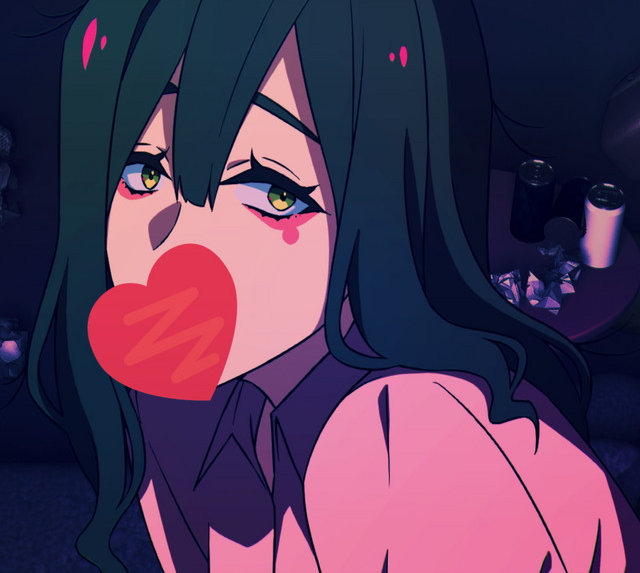
#> input picture justdisappear.png, 640 x 573 px, found by its file name
$ python contours_20250524181016.py
#> lines starting #> are read from the running program, lines starting #| are printed output that depends on the picture; after the words box and inside, x2 and y2 are one past the last pixel; in counts of white or black regions, pixels touching at a corner belong together
import matplotlib.pyplot as plt
from matplotlib.colors import hsv_to_rgb
import numpy as np
import time
from scipy.signal import fftconvolve, convolve2d
import pywt
import pywt.data


image = plt.imread("justdisappear.png").astype(np.float32)  # taille (573, 640, 3)
#> image is the input picture: shape (573, 640, 3) float32; mean R, G, B 0.319, 0.221, 0.341
# image = plt.imread("shinsei.png").astype(np.float32)
# image = plt.imread("upiko.png").astype(np.float32)
# image = plt.imread("black_and_white.png").astype(np.float32)


image = image[::1, ::1, :]  # 5:taille (115, 128, 3), 4:taille (144, 160, 3)
image[:,:]/255


class Filter:
    def __init__(self, center: np.ndarray, array: np.ndarray):
        self.center = center    # np.array([i,j])
        self.array = array
        self.shape = np.array((len(array), len(array[0])))

        # print("shape ",self.shape)

        self.right_range = self.shape - self.center

        self.left_range = self.shape - self.right_range
        # [16 lines of commented-out code are left out]

def black_and_white(img_):
    # Convert to grayscale using luminance formula (better than simple mean)
    grayscale = np.dot(img_[..., :3], [0.2989, 0.5870, 0.1140])
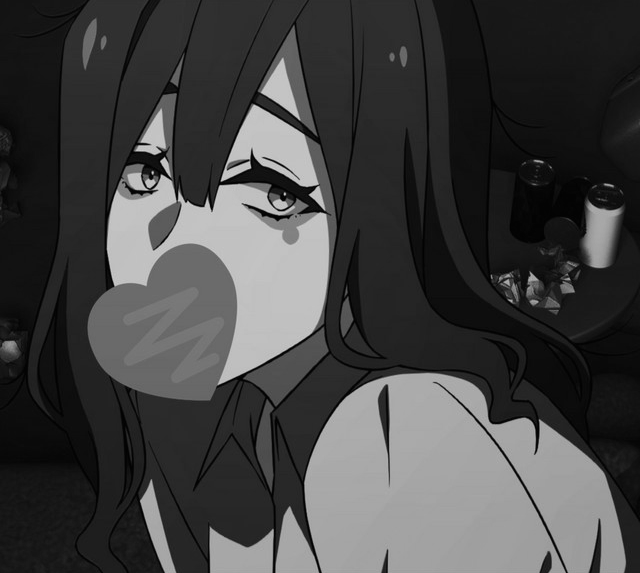
#> grayscale: shape (573, 640) float64; min 0.00441, max 0.832, mean 0.264

    # Stack the grayscale values into 3 channels
    return np.stack((grayscale,)*3, axis=-1).astype(img_.dtype).astype(np.float32)


# [80 lines left out: functions convolution, convolution, get_magnitude, not called in this run]

def threshold(img, threshold):
    binary = np.where(img[:,:,0] > threshold, 1, 0)
    return np.stack((binary,)*3, axis=-1).astype(np.float32)

def zero_threshold(img, threshold):
    binary = np.where(np.abs(img[:,:,0]) < threshold, 1, 0)
    return np.stack((binary,)*3, axis=-1).astype(np.float32)

def combine_threshold(img1, img2):
    binary = np.where((img1[:,:,0] == img2[:,:,0]) & (img1[:,:,0] == 1), 1, 0)
    return np.stack((binary,)*3, axis=-1).astype(np.float32)

def extrem_threshold(img, threshold):
    return np.where(img > threshold, [1,1,1], np.where(img < -threshold, [-1,-1,-1], 0)).astype(np.float32)


# [25 lines left out: functions edge_detection_1, edge_detection_2, not called in this run]


def get_sign_color(img_):
    # (h, w, 3)
    mask = img_[:,:,:] >= 0

    img = np.where(
    mask[:,:,:],
        [0, 1, 0],
        [1, 0, 0]
    ) * np.abs(img_[:,:,0, np.newaxis])
    return img

# [16 lines left out: functions get_difference, det_hess, not called in this run]

def ease_in_out(x, alpha):
    xalpha = x ** alpha
    return xalpha / (xalpha + (1 - x) ** alpha)

# [50 lines left out: functions transformee_fourier, transformee_fourier, plot, do_operation, not called in this run]

def plot_wt(img, level = 1):
    # columns = 2
    # rows = 2
    # fig = plt.figure(figsize=(rows, columns))

#> called with level = 5
    coefs = pywt.wavedec2(img[:,:,0], 'db3', mode='periodization', level=level)
#> coefs = 6 items

    # coefs = pywt.dwt2(img[:,:,0], 'db3', mode='periodization')
    # cA, (cH, cV, cD) = coefs

    arr, coef_slices = pywt.coeffs_to_array(coefs, axes=(-2,-1))
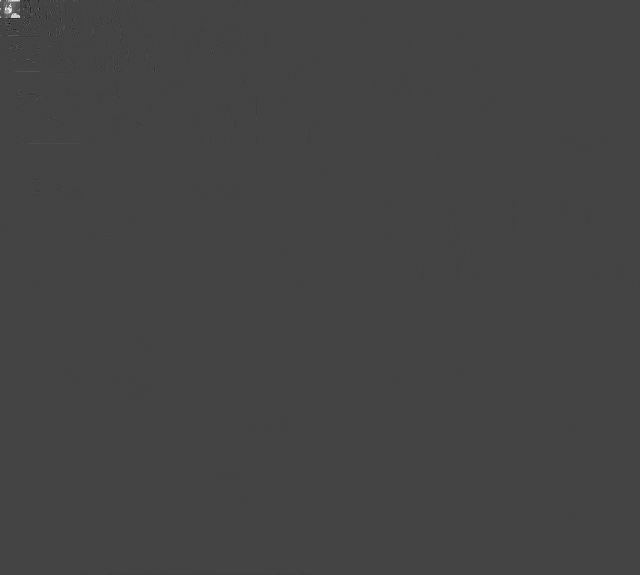
#> arr: shape (575, 640) float32; min -10.03, max 27.53, mean 0; drawn with min black and max white
#> coef_slices = 6 items
    # arr = np.abs(arr)
    max = np.max([np.max(arr[arr.shape[0]//2:,:]), np.max(arr[:,arr.shape[1]//2:])])
#> max = 0.464
    arr[arr.shape[0]//2:,:arr.shape[1]//2] /= max
    arr[:arr.shape[0]//2,arr.shape[1]//2:] /= max
    arr[arr.shape[0]//2:,arr.shape[1]//2:] /= max
    # arr[arr.shape[0]//2:, arr.shape[1]//2:] *= max
    arr = np.stack((arr,)*3, axis=-1).astype(np.float32)
#> arr: shape (575, 640, 3) float32
    arr_color = get_sign_color(arr)
#> in get_sign_color, `mask = img_[:,:,:] >= 0`:
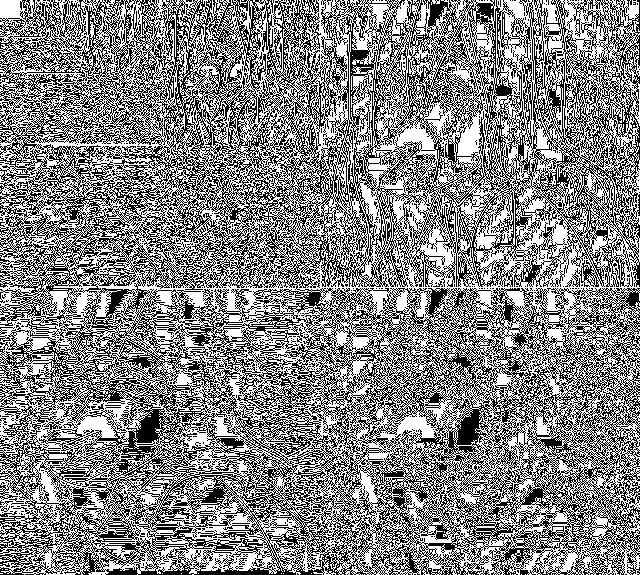
#> mask: shape (575, 640, 3) bool; 52.7% white; black in thin lines or dots
#> in get_sign_color, `img = np.where( mask[:,:,:], [0, 1, 0], [1, 0, 0] ) * np.abs(img_[:,:,..`:
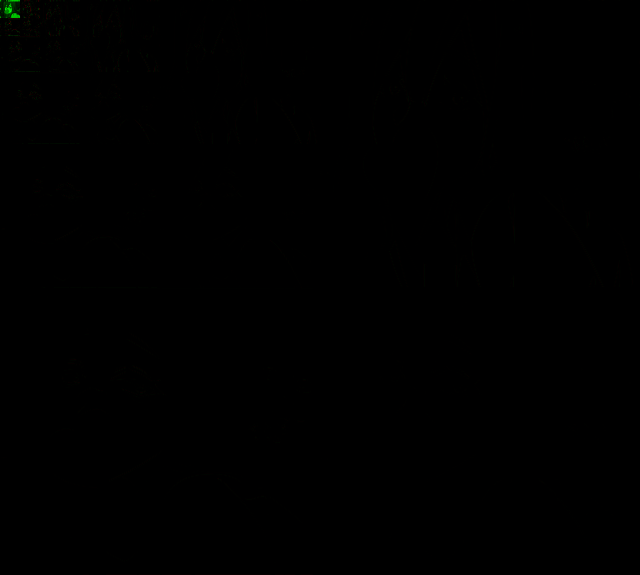
#> img: shape (575, 640, 3) float64; mean of channels 0, 1, 2 0, 0, 0; drawn with min black and max white
    plt.imshow(arr_color)
    # [10 lines of commented-out code are left out]
filterx = Filter(
    np.array([0,1]),
    np.array([
        [1,-1]
        ])
)

## df/dy
filtery = Filter(
    np.array([1,0]),
    np.array([
        [1],
        [-1]
        ])
)

## d2fdxdy
filterxy = Filter(
    np.array([1,1]),
    np.array([
        [1,-1],
        [-1,1]
        ])
)

## d2fdxdy
filterxx = Filter(
    np.array([0,1]),
    np.array([
        [1,-2,1]
        ])
)

## d2fdxdy
filteryy = Filter(
    np.array([1,0]),
    np.array([
        [1],
        [-2],
        [1]
        ])
)

laplacian_filter = Filter(
    np.array([1,1]),
    np.array([
        [1,1,1],
        [1,-8,1],
        [1,1,1]
        ])
)


filtermean = Filter(
    np.array([1,1]),
    (1/9)*np.array([
        [1,1,1],
        [1,1,1],
        [1,1,1]
        ])
)

gaussian_filter_3x3 = Filter(
    np.array([1,1]),
    (1/16)*np.array([
        [1,2,1],
        [2,4,2],
        [1,2,1]
        ])
)


custom_filter1 = Filter(
    np.array([1,1]),
    np.array([
        [1,0,0],
        [1,0,-3],
        [1,0,0]
        ])
)


custom_filter2 = Filter(
    np.array([1,1]),
    np.array([
        [1,0,0],
        [1,-3,0],
        [1,0,0]
        ])
)


plot_count = 1
multiplot = True
# multiplot = False

if multiplot:
    columns = 2
    rows = 2
    fig = plt.figure(figsize=(rows, columns))


## black and white image
# start_time = time.time()
image = black_and_white(image)
# [152 lines of commented-out code are left out]
plot_wt(image,5)


if multiplot:
    plt.subplots_adjust(
        left=0, right=1, bottom=0, top=1,
        wspace=0, hspace=0
    )


# [21 lines of commented-out code are left out]
plt.show()
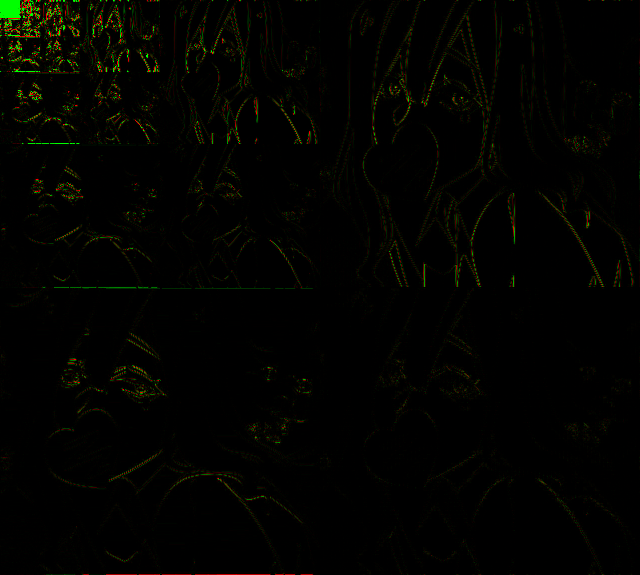
#> shown: shape (575, 640, 3) float64; mean R, G, B 0.0109, 0.0121, 0

$ run again, with upiko.png copied over justdisappear.png
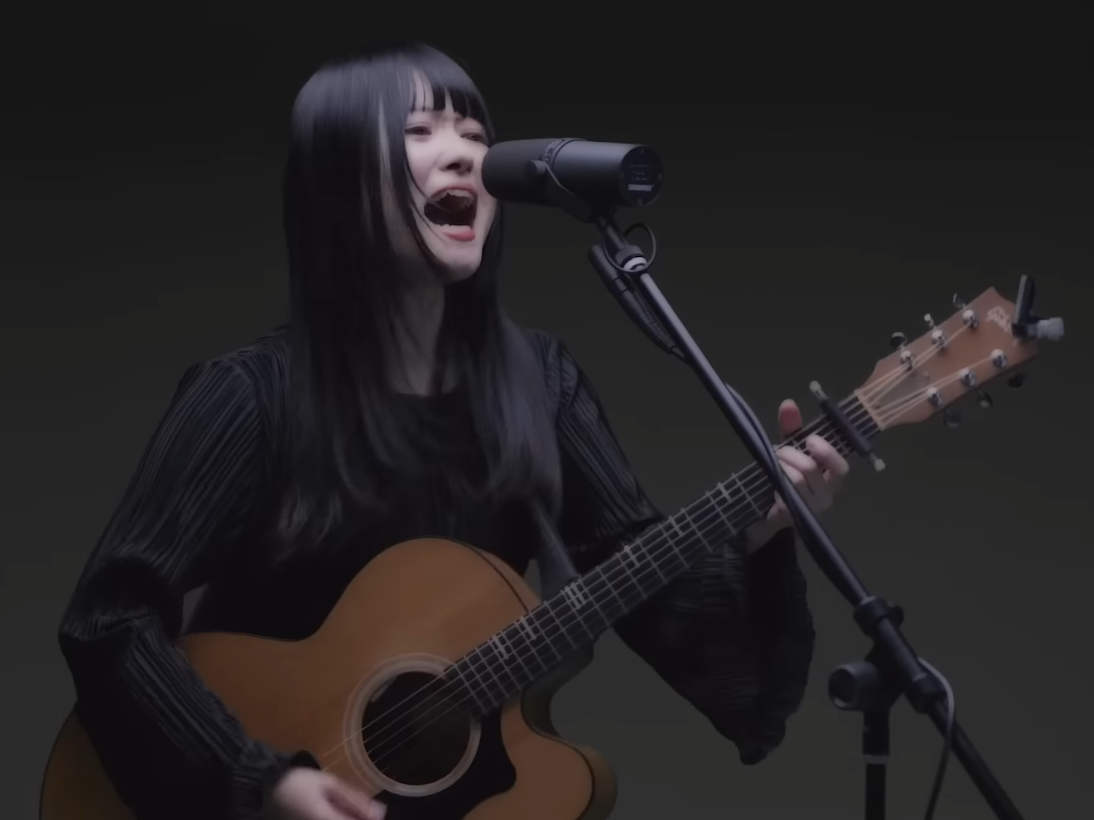
#> input picture upiko.png, 1094 x 820 px, found by its file name
#> image is the input picture: shape (820, 1094, 3) float32; mean R, G, B 0.144, 0.133, 0.138
#> coefs = 6 items
#> max = 0.202
#> in get_sign_color, `mask = img_[:,:,:] >= 0`:
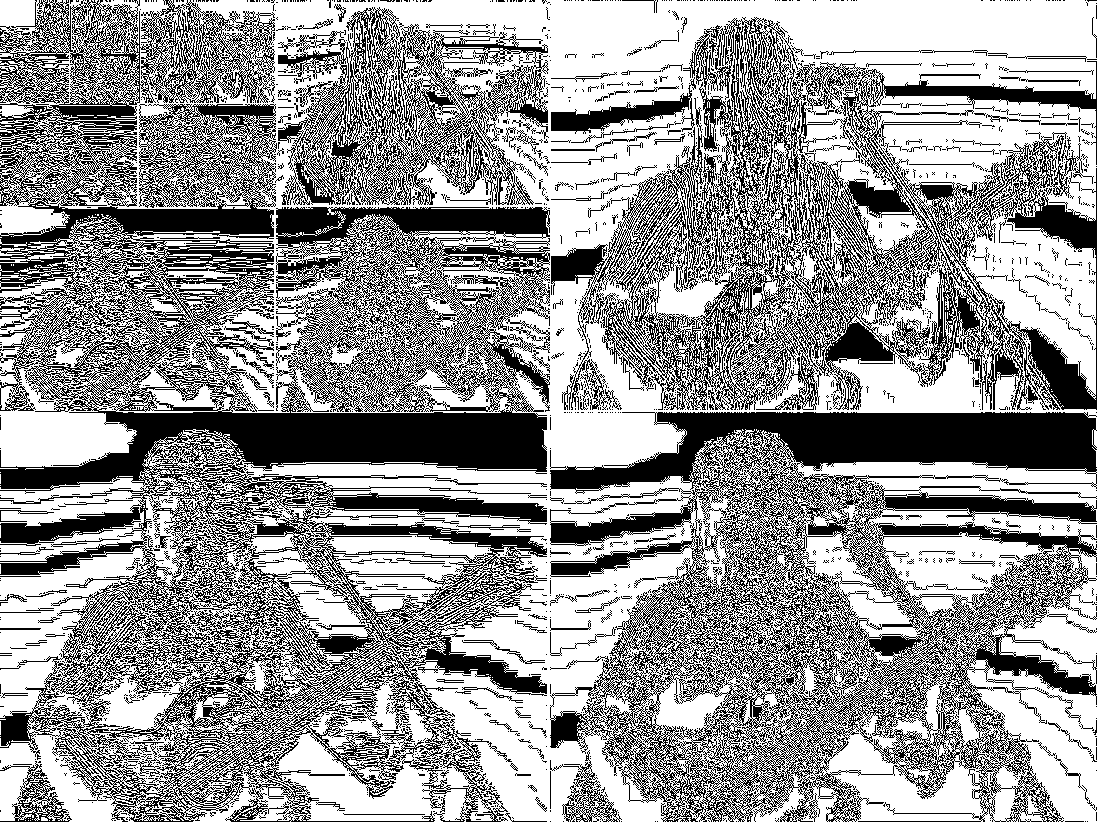
#> mask: shape (822, 1097, 3) bool; 59.3% white; 2114 black regions (1894 under 20 px), largest, box (x1, y1, x2, y2) and area: (0, 0, 550, 822) 171639, (550, 412, 1097, 822) 90396, (551, 17, 1097, 410) 64555
#> `plt.show()`:
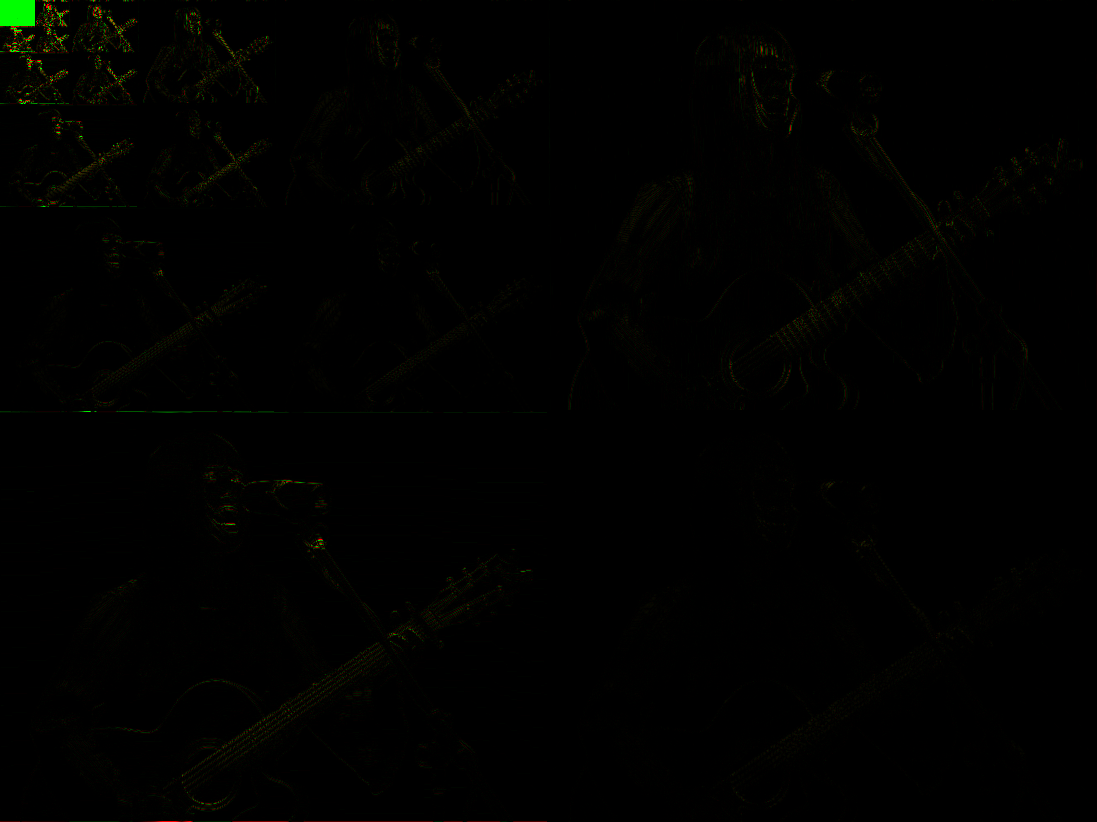
#> shown: shape (822, 1097, 3) float64; mean R, G, B 0.00429, 0.00525, 0
